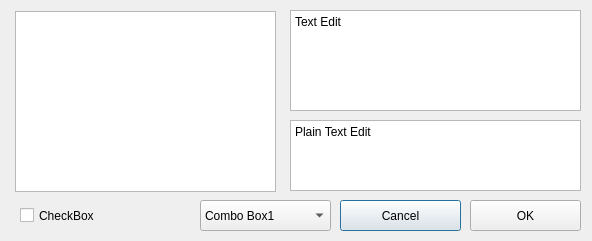
<?xml version="1.0" encoding="UTF-8"?>
<ui version="4.0">
 <class>Dialog</class>
 <widget class="QDialog" name="Dialog">
  <property name="geometry">
   <rect>
    <x>0</x>
    <y>0</y>
    <width>592</width>
    <height>241</height>
   </rect>
  </property>
  <property name="windowTitle">
   <string>Dialog</string>
  </property>
  <widget class="QTextEdit" name="textEdit">
   <property name="geometry">
    <rect>
     <x>290</x>
     <y>10</y>
     <width>291</width>
     <height>101</height>
    </rect>
   </property>
   <property name="html">
    <string>&lt;!DOCTYPE HTML PUBLIC &quot;-//W3C//DTD HTML 4.0//EN&quot; &quot;http://www.w3.org/TR/REC-html40/strict.dtd&quot;&gt;
&lt;html&gt;&lt;head&gt;&lt;meta name=&quot;qrichtext&quot; content=&quot;1&quot; /&gt;&lt;style type=&quot;text/css&quot;&gt;
p, li { white-space: pre-wrap; }
&lt;/style&gt;&lt;/head&gt;&lt;body style=&quot; font-family:'Gulim'; font-size:9pt; font-weight:400; font-style:normal;&quot;&gt;
&lt;p style=&quot; margin-top:0px; margin-bottom:0px; margin-left:0px; margin-right:0px; -qt-block-indent:0; text-indent:0px;&quot;&gt;Text Edit&lt;/p&gt;&lt;/body&gt;&lt;/html&gt;</string>
   </property>
  </widget>
  <widget class="QPlainTextEdit" name="plainTextEdit">
   <property name="geometry">
    <rect>
     <x>290</x>
     <y>120</y>
     <width>291</width>
     <height>71</height>
    </rect>
   </property>
   <property name="plainText">
    <string>Plain Text Edit</string>
   </property>
  </widget>
  <widget class="QPushButton" name="pushButton">
   <property name="geometry">
    <rect>
     <x>340</x>
     <y>200</y>
     <width>121</width>
     <height>31</height>
    </rect>
   </property>
   <property name="text">
    <string>Cancel</string>
   </property>
  </widget>
  <widget class="QPushButton" name="pushButton_2">
   <property name="geometry">
    <rect>
     <x>470</x>
     <y>200</y>
     <width>111</width>
     <height>31</height>
    </rect>
   </property>
   <property name="text">
    <string>OK</string>
   </property>
  </widget>
  <widget class="QComboBox" name="comboBox">
   <property name="geometry">
    <rect>
     <x>200</x>
     <y>200</y>
     <width>131</width>
     <height>31</height>
    </rect>
   </property>
   <item>
    <property name="text">
     <string>Combo Box1</string>
    </property>
   </item>
   <item>
    <property name="text">
     <string>Combo Box2</string>
    </property>
   </item>
   <item>
    <property name="text">
     <string>Combo Box3</string>
    </property>
   </item>
   <item>
    <property name="text">
     <string>Combo Box4</string>
    </property>
   </item>
  </widget>
  <widget class="QListView" name="listView">
   <property name="geometry">
    <rect>
     <x>15</x>
     <y>11</y>
     <width>261</width>
     <height>181</height>
    </rect>
   </property>
  </widget>
  <widget class="QCheckBox" name="checkBox">
   <property name="geometry">
    <rect>
     <x>20</x>
     <y>200</y>
     <width>171</width>
     <height>31</height>
    </rect>
   </property>
   <property name="text">
    <string>CheckBox</string>
   </property>
  </widget>
 </widget>
 <resources/>
 <connections/>
</ui>
